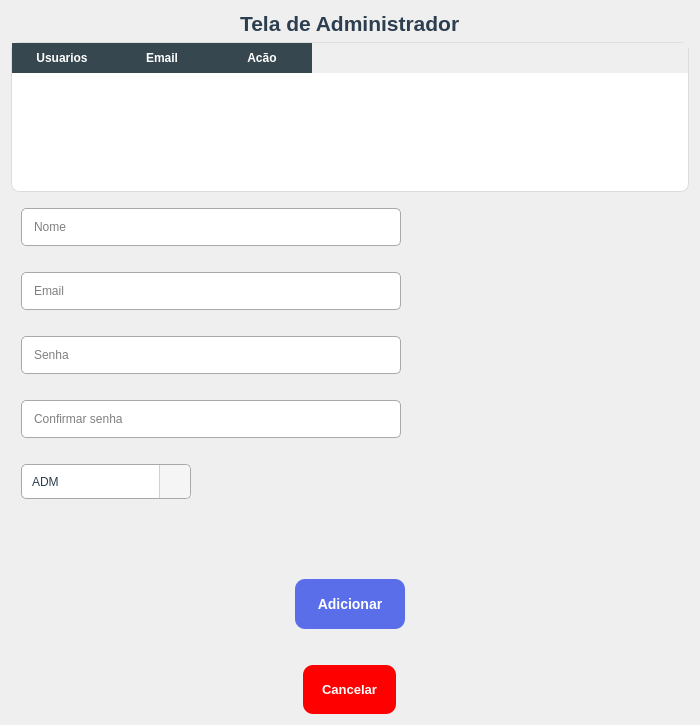
<?xml version="1.0" encoding="UTF-8"?>
<ui version="4.0">
 <class>Dialog</class>
 <widget class="QDialog" name="Dialog">
  <property name="enabled">
   <bool>true</bool>
  </property>
  <property name="geometry">
   <rect>
    <x>0</x>
    <y>0</y>
    <width>700</width>
    <height>654</height>
   </rect>
  </property>
  <property name="sizePolicy">
   <sizepolicy hsizetype="Preferred" vsizetype="Preferred">
    <horstretch>0</horstretch>
    <verstretch>0</verstretch>
   </sizepolicy>
  </property>
  <property name="minimumSize">
   <size>
    <width>350</width>
    <height>0</height>
   </size>
  </property>
  <property name="maximumSize">
   <size>
    <width>700</width>
    <height>654</height>
   </size>
  </property>
  <property name="windowTitle">
   <string>Admin</string>
  </property>
  <property name="windowIcon">
   <iconset>
    <normaloff>imagens/contexto.png</normaloff>imagens/contexto.png</iconset>
  </property>
  <property name="styleSheet">
   <string notr="true">QLabel{
font-family: &quot;Segoe UI&quot;, &quot;Arial&quot;, sans-serif;
    font-size: 16px;
    font-weight: 500;   
    color: #2c3e50;
}
QLineEdit {
	border-radius: 5px;	
	margin-top: 10px;
	border: 1px solid #a9a9a9;
	margin: 10px;
	padding: 10px;
}

#salvar {
    background-color: #5B6EE9;
    color: #FFFFFF;
    border: none;
    border-radius: 10px;
    font-size: 14px;
    font-weight: 700;
    font-family: 'Segoe UI', 'SF Pro Text', sans-serif;
	margin-top: 40px
}
 
#salvar:hover {
    background-color: #4A5DD6;
}
#cancelar {
    background-color: red;
    color: #FFFFFF;
    border: none;
    border-radius: 10px;
  	font-size: 13px;
    font-weight: 700;
    font-family: 'Segoe UI', 'SF Pro Text', sans-serif;
	margin-top: 30px
}
 
#cancelar:hover {
    background-color: #bd0003;
}
 
QTableWidget {
    background-color: #ffffff;
    border: 1px solid #dcdcdc;
    border-radius: 8px;
    gridline-color: #eaeaea;
    font-size: 13px;
}
 
QTableWidget::item {
    padding: 8px;
}
 
QTableWidget::item:selected {
    background-color: #4CAF50;
    color: white;
}
 
QHeaderView::section {
    background-color: #f5f5f5;
    padding: 6px;
    border: none;
    border-bottom: 1px solid #dcdcdc;
    font-weight: bold;
}
 
QComboBox {
    border-radius: 5px;
	font-family: &quot;Segoe UI&quot;, &quot;Arial&quot;, sans-serif;
    border: 1px solid #a9a9a9;
    margin:10px;
    padding: 8px;
}
 
QComboBox QAbstractItemView {
    border: 1px solid #a9a9a9;
    background: white;
    selection-background-color: #5B6EE9;
    selection-color: white;
    padding: 5px;
}
 
QComboBox {
    border-radius: 5px;
    border: 1px solid #a9a9a9;
    margin: 10px;
    padding: 8px 35px 8px 10px;
    background-color: white;
    color: #2c3e50;
}
 
QComboBox::drop-down {
    subcontrol-origin: padding;
    subcontrol-position: top right;
 
    width: 30px;
    border-left: 1px solid #d0d0d0;
    background-color: #f5f5f5;
 
    border-top-right-radius: 5px;
    border-bottom-right-radius: 5px;
}
 
QComboBox::down-arrow {
    image: url(C:/xampp/htdocs/Gerenciamento-Escolar/App/view/ui/imagens/	image-arrow.png);
    width: 14px;
    height: 14px;
}
 
QComboBox::drop-down:hover {
    background-color: #e9e9e9;
}

QHeaderView::section {
        background-color: #37474f;
        color: white;
        font-weight: bold;
        font-family: 'Segoe UI';
        padding: 6px;
        border: none;
    }
    QTableWidget {
        gridline-color: #e0e0e0;
        font-family: 'Segoe UI';
        font-size: 14px;
    }
    QTableWidget::item:selected {
        background-color: #e3f2fd;
        color: black;
}

QPushButton {
    background-color: #ff0000;
    color: #FFFFFF;
    border: 1px solid #a0a0a0; 
    padding: 19px;
	border-radius: 20px
}

QPushButton:hover {
    background-color: #bd0003;
    border: 1px solid #808080;
}
 

 </string>
  </property>
  <property name="sizeGripEnabled">
   <bool>false</bool>
  </property>
  <layout class="QVBoxLayout" name="verticalLayout_3">
   <item>
    <layout class="QGridLayout" name="gridLayout">
     <item row="1" column="0">
      <spacer name="verticalSpacer">
       <property name="orientation">
        <enum>Qt::Vertical</enum>
       </property>
       <property name="sizeHint" stdset="0">
        <size>
         <width>20</width>
         <height>40</height>
        </size>
       </property>
      </spacer>
     </item>
     <item row="0" column="0" alignment="Qt::AlignHCenter">
      <widget class="QLabel" name="label">
       <property name="text">
        <string>&lt;html&gt;&lt;head/&gt;&lt;body&gt;&lt;p&gt;&lt;span style=&quot; font-size:16pt; font-weight:600;&quot;&gt;Tela de Administrador&lt;/span&gt;&lt;/p&gt;&lt;/body&gt;&lt;/html&gt;</string>
       </property>
      </widget>
     </item>
     <item row="2" column="0">
      <widget class="QTableWidget" name="tableWidget">
       <property name="sizePolicy">
        <sizepolicy hsizetype="Expanding" vsizetype="Expanding">
         <horstretch>0</horstretch>
         <verstretch>0</verstretch>
        </sizepolicy>
       </property>
       <property name="minimumSize">
        <size>
         <width>250</width>
         <height>150</height>
        </size>
       </property>
       <property name="columnCount">
        <number>3</number>
       </property>
       <column>
        <property name="text">
         <string>Usuarios</string>
        </property>
        <property name="font">
         <font>
          <weight>75</weight>
          <bold>true</bold>
          <underline>false</underline>
         </font>
        </property>
        <property name="textAlignment">
         <set>AlignCenter</set>
        </property>
       </column>
       <column>
        <property name="text">
         <string>Email</string>
        </property>
        <property name="font">
         <font>
          <weight>75</weight>
          <bold>true</bold>
         </font>
        </property>
        <property name="textAlignment">
         <set>AlignCenter</set>
        </property>
       </column>
       <column>
        <property name="text">
         <string>Acão</string>
        </property>
        <property name="font">
         <font>
          <weight>75</weight>
          <bold>true</bold>
          <underline>false</underline>
         </font>
        </property>
        <property name="textAlignment">
         <set>AlignCenter</set>
        </property>
       </column>
      </widget>
     </item>
     <item row="4" column="0">
      <layout class="QVBoxLayout" name="verticalLayout">
       <item>
        <widget class="QLineEdit" name="name">
         <property name="sizePolicy">
          <sizepolicy hsizetype="Fixed" vsizetype="Preferred">
           <horstretch>0</horstretch>
           <verstretch>0</verstretch>
          </sizepolicy>
         </property>
         <property name="minimumSize">
          <size>
           <width>0</width>
           <height>0</height>
          </size>
         </property>
         <property name="maximumSize">
          <size>
           <width>400</width>
           <height>400</height>
          </size>
         </property>
         <property name="layoutDirection">
          <enum>Qt::LeftToRight</enum>
         </property>
         <property name="placeholderText">
          <string>Nome</string>
         </property>
        </widget>
       </item>
       <item>
        <widget class="QLineEdit" name="email">
         <property name="sizePolicy">
          <sizepolicy hsizetype="Expanding" vsizetype="Preferred">
           <horstretch>0</horstretch>
           <verstretch>0</verstretch>
          </sizepolicy>
         </property>
         <property name="minimumSize">
          <size>
           <width>0</width>
           <height>0</height>
          </size>
         </property>
         <property name="maximumSize">
          <size>
           <width>400</width>
           <height>16777215</height>
          </size>
         </property>
         <property name="text">
          <string/>
         </property>
         <property name="placeholderText">
          <string>Email</string>
         </property>
        </widget>
       </item>
       <item>
        <widget class="QLineEdit" name="senha">
         <property name="minimumSize">
          <size>
           <width>0</width>
           <height>0</height>
          </size>
         </property>
         <property name="maximumSize">
          <size>
           <width>400</width>
           <height>400</height>
          </size>
         </property>
         <property name="text">
          <string/>
         </property>
         <property name="echoMode">
          <enum>QLineEdit::Password</enum>
         </property>
         <property name="placeholderText">
          <string>Senha</string>
         </property>
        </widget>
       </item>
       <item>
        <widget class="QLineEdit" name="confirmarSenha">
         <property name="maximumSize">
          <size>
           <width>400</width>
           <height>400</height>
          </size>
         </property>
         <property name="text">
          <string/>
         </property>
         <property name="echoMode">
          <enum>QLineEdit::Password</enum>
         </property>
         <property name="placeholderText">
          <string>Confirmar senha</string>
         </property>
        </widget>
       </item>
       <item>
        <widget class="QComboBox" name="typeUser">
         <property name="sizePolicy">
          <sizepolicy hsizetype="Fixed" vsizetype="Fixed">
           <horstretch>0</horstretch>
           <verstretch>0</verstretch>
          </sizepolicy>
         </property>
         <property name="minimumSize">
          <size>
           <width>0</width>
           <height>55</height>
          </size>
         </property>
         <property name="maximumSize">
          <size>
           <width>190</width>
           <height>170</height>
          </size>
         </property>
         <property name="styleSheet">
          <string notr="true">margin-top: 10px;</string>
         </property>
         <property name="duplicatesEnabled">
          <bool>false</bool>
         </property>
         <item>
          <property name="text">
           <string>ADM</string>
          </property>
          <property name="icon">
           <iconset>
            <normaloff>imagens/contexto.png</normaloff>imagens/contexto.png</iconset>
          </property>
         </item>
         <item>
          <property name="text">
           <string>AGENTE</string>
          </property>
          <property name="icon">
           <iconset>
            <normaloff>imagens/agente-de-call-center.png</normaloff>imagens/agente-de-call-center.png</iconset>
          </property>
         </item>
         <item>
          <property name="text">
           <string>SECRETARIA</string>
          </property>
          <property name="icon">
           <iconset>
            <normaloff>imagens/secretaria-do-escritorio.png</normaloff>imagens/secretaria-do-escritorio.png</iconset>
          </property>
         </item>
        </widget>
       </item>
       <item alignment="Qt::AlignHCenter">
        <widget class="QLabel" name="label1">
         <property name="text">
          <string/>
         </property>
        </widget>
       </item>
       <item>
        <layout class="QVBoxLayout" name="verticalLayout_2"/>
       </item>
       <item alignment="Qt::AlignHCenter">
        <widget class="QPushButton" name="salvar">
         <property name="sizePolicy">
          <sizepolicy hsizetype="Expanding" vsizetype="Fixed">
           <horstretch>0</horstretch>
           <verstretch>0</verstretch>
          </sizepolicy>
         </property>
         <property name="minimumSize">
          <size>
           <width>110</width>
           <height>90</height>
          </size>
         </property>
         <property name="maximumSize">
          <size>
           <width>20</width>
           <height>150</height>
          </size>
         </property>
         <property name="text">
          <string>Adicionar</string>
         </property>
         <property name="autoDefault">
          <bool>false</bool>
         </property>
        </widget>
       </item>
      </layout>
     </item>
     <item row="5" column="0" alignment="Qt::AlignHCenter|Qt::AlignVCenter">
      <widget class="QPushButton" name="cancelar">
       <property name="enabled">
        <bool>true</bool>
       </property>
       <property name="sizePolicy">
        <sizepolicy hsizetype="Expanding" vsizetype="Fixed">
         <horstretch>0</horstretch>
         <verstretch>0</verstretch>
        </sizepolicy>
       </property>
       <property name="minimumSize">
        <size>
         <width>90</width>
         <height>79</height>
        </size>
       </property>
       <property name="maximumSize">
        <size>
         <width>200</width>
         <height>40</height>
        </size>
       </property>
       <property name="text">
        <string>Cancelar</string>
       </property>
      </widget>
     </item>
    </layout>
   </item>
  </layout>
 </widget>
 <resources/>
 <connections/>
</ui>
